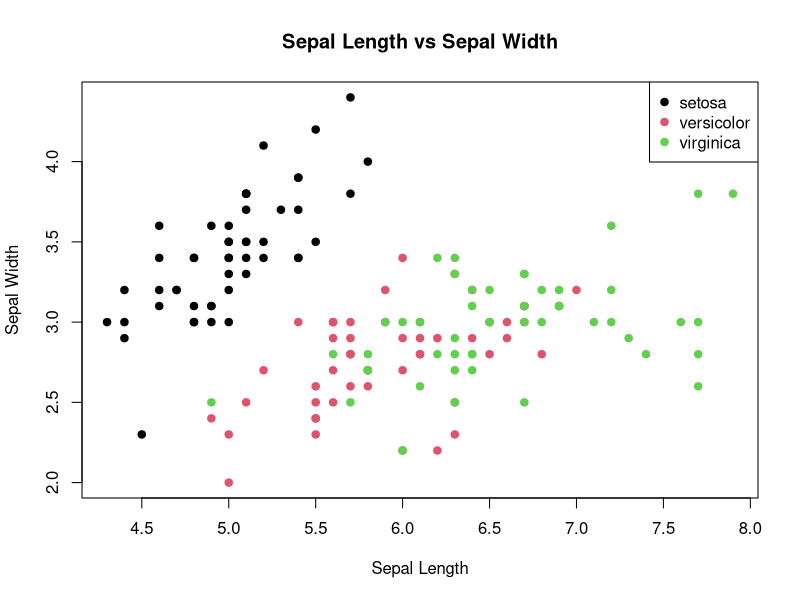
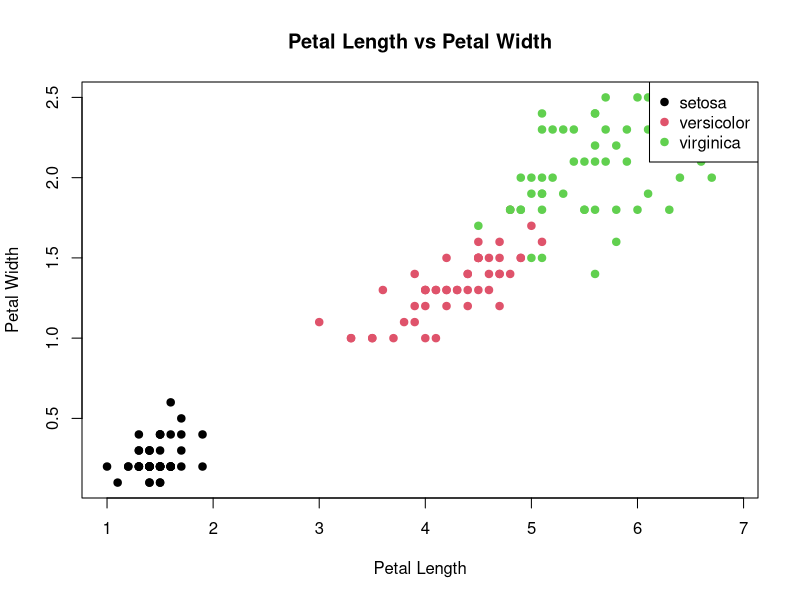
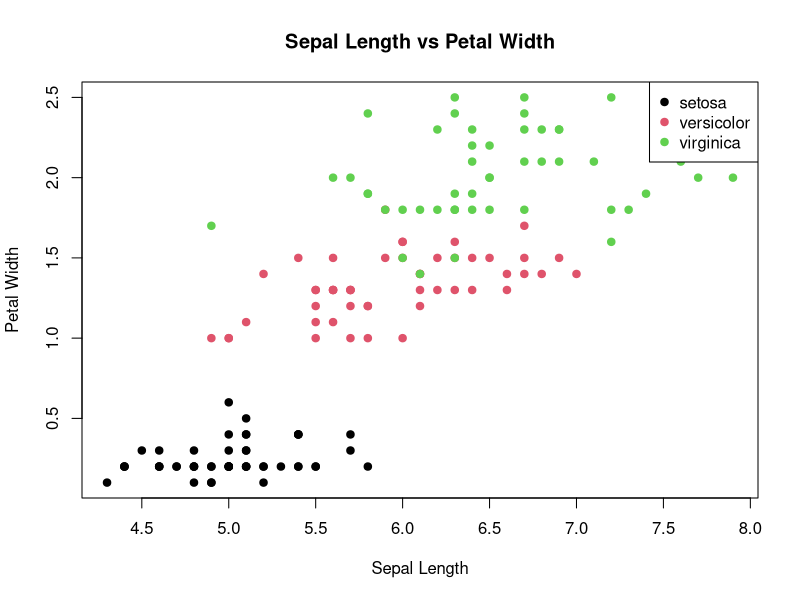
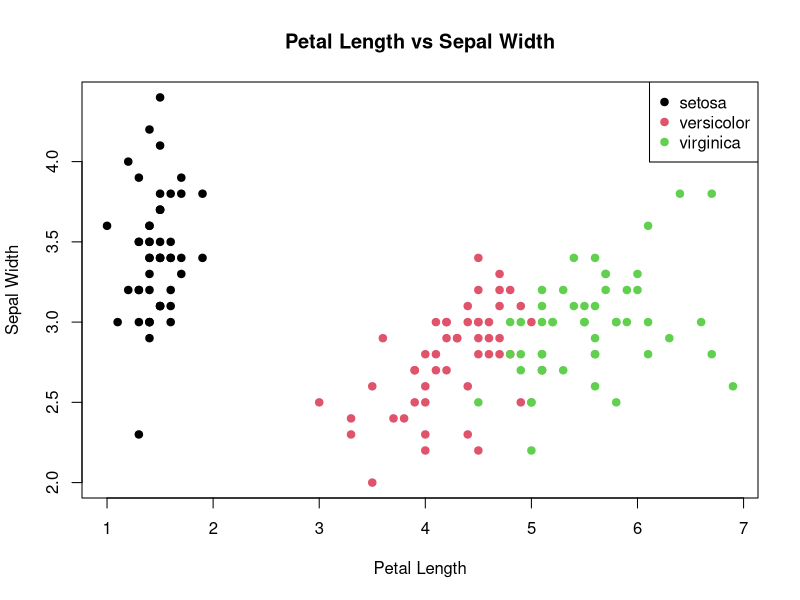
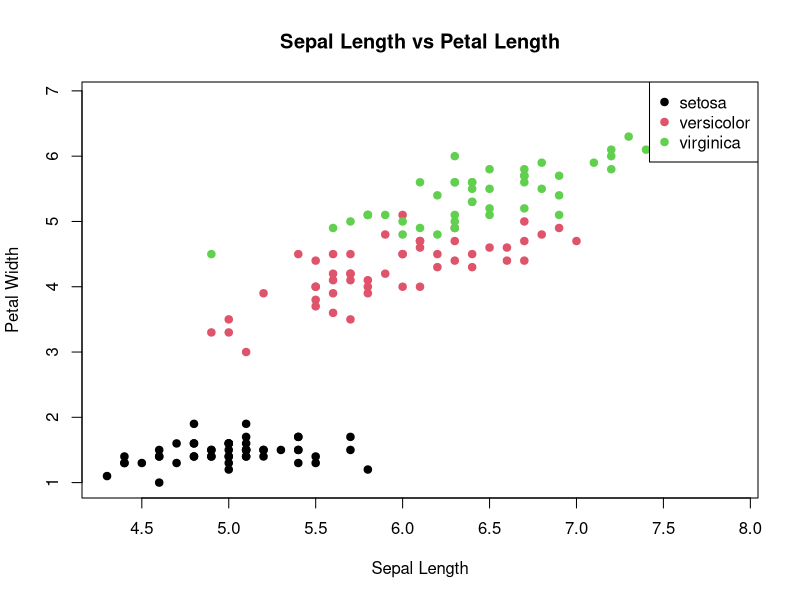
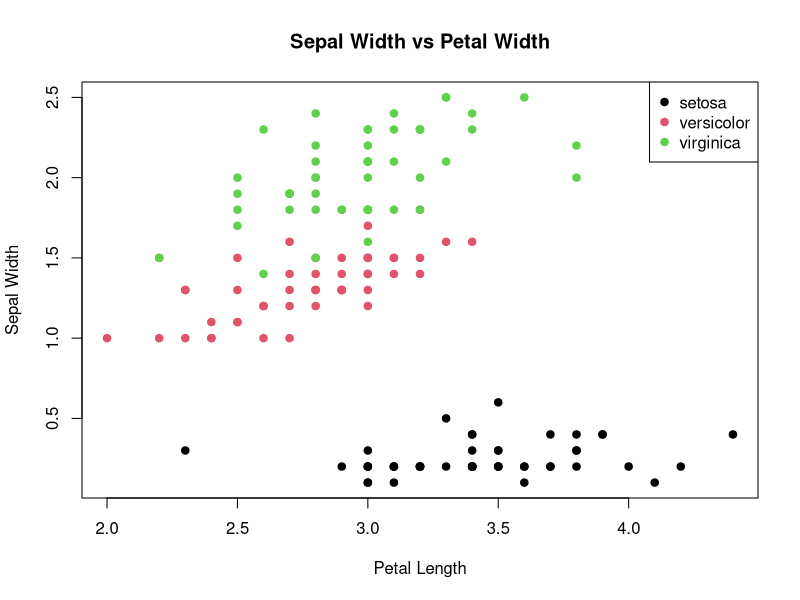

Generate these figures, in order, with R:
data(iris)

while (dev.cur() > 1) {
  dev.off()
}


windows()

plot(iris$Sepal.Length, iris$Sepal.Width,
     main = "Sepal Length vs Sepal Width",
     xlab = "Sepal Length",
     ylab = "Sepal Width",
     col = as.numeric(iris$Species),
     pch = 19
)
legend("topright", legend = levels(iris$Species),
       col = 1:3, pch = 19)

windows()

plot(iris$Petal.Length, iris$Petal.Width,
     main = "Petal Length vs Petal Width",
     xlab = "Petal Length",
     ylab = "Petal Width",
     col = as.numeric(iris$Species),
     pch = 19
)
legend("topright", legend = levels(iris$Species),
       col = 1:3, pch = 19)

windows()

plot(iris$Sepal.Length, iris$Petal.Width,
     main = "Sepal Length vs Petal Width",
     xlab = "Sepal Length",
     ylab = "Petal Width",
     col = as.numeric(iris$Species),
     pch = 19
)
legend("topright", legend = levels(iris$Species),
       col = 1:3, pch = 19)

windows()

plot(iris$Petal.Length, iris$Sepal.Width,
     main = "Petal Length vs Sepal Width",
     xlab = "Petal Length",
     ylab = "Sepal Width",
     col = as.numeric(iris$Species),
     pch = 19
)
legend("topright", legend = levels(iris$Species),
       col = 1:3, pch = 19)

windows()

plot(iris$Sepal.Length, iris$Petal.Length,
     main = "Sepal Length vs Petal Length",
     xlab = "Sepal Length",
     ylab = "Petal Width",
     col = as.numeric(iris$Species),
     pch = 19
)
legend("topright", legend = levels(iris$Species),
       col = 1:3, pch = 19)

       
windows()

plot(iris$Sepal.Width, iris$Petal.Width,
     main = "Sepal Width vs Petal Width",
     xlab = "Petal Length",
     ylab = "Sepal Width",
     col = as.numeric(iris$Species),
     pch = 19
)
legend("topright", legend = levels(iris$Species),
       col = 1:3, pch = 19)

# we notice that Setosa is the easiest to distinguish from the others. This could be achieved pretty well using
# even basic thresholding methods. The other two species are more difficult to distinguish from each other, but we can
# still see some differences in the boxplots. They have different means for all features.

# we also notice that, especially for Sepal Width vs Length, Petal Width vs Length, Sepal vs. Petal Width, and
# Sepal vs. Petal Length, there is meaningful covariance between the variables. We should not treat the features 
# as independent.